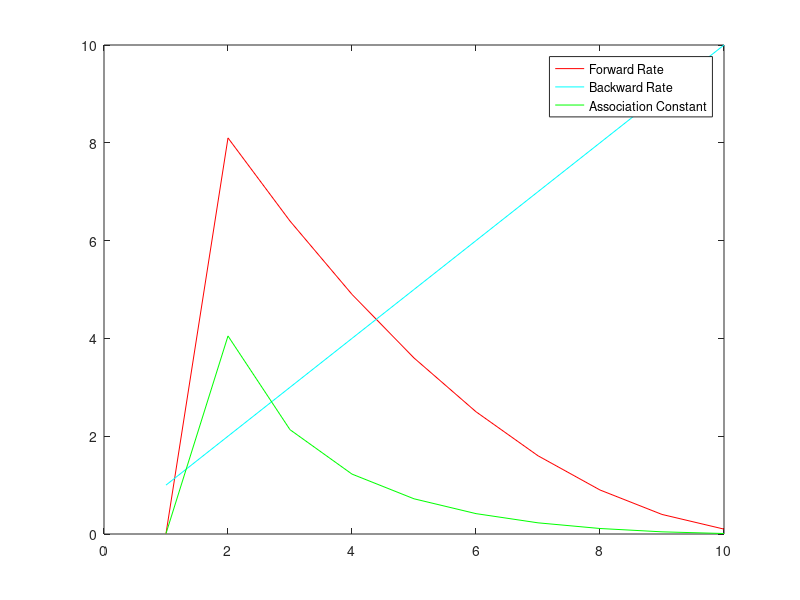

This chart was generated by the following MATLAB code: (Note: this script raises an error after producing the figure.)
%% Comprehensive Dynamics of the Contact Area Model
%
%
%
%
%
%% Contact Area Parameters

nt = 10;                                                                    % Number of TCRs
vh = 10;                                                                    % Number of pMHC
N = min(nt,vh);                                                             % Max states of CAM

kon = 0.1;
k0 = 0.0001;

koff= 1;
Klink = kon/koff;                                                              % pMHC-TCR Dissociation Constant
Ka = k0/koff;




%% Definition of forward/backward rates
i = [1:N-1];
f0 = k0*vh*nt;
f = kon.*(vh-i).*(nt-i);
f = [f0,f];
b = [1:N] .* koff;

Avidity = cumsum(f./b);

figure()
plot([1:N],f,'r-','DisplayName','Forward Rate')
hold on
plot([1:N],b,'c-','DisplayName','Backward Rate')
plot([1:N],f./b,'g-','DisplayName','Association Constant')
legend()


%% Range of TCR densities

valences = [1,10];                                                   % Range of NP valences
dissociation = [0.1,2.5];                                   % Range of f0 affinities to ensure identical half-max activation for each valence
tcr_density = [1:2e1];
K_av = zeros(length(valences),length(tcr_density));

for i = 1:length(dissociation)
    vh = valences(i);
    k0 = 0.01;
    kon = 0.1;
    koff= dissociation(i);
    for nt = tcr_density
        N = min(vh,nt);
    
        j = [1:N-1];
        f0 = k0*vh*nt;
        f = kon.*(vh-j).*(nt-j);
        f = [f0,f];
        b = [1:N] .* koff;

        avidity = cumprod(f./b);
        K_av(i,nt) = sum(avidity);
    end
end
bound_fraction = K_av ./ (1+K_av);

labels = ['v = '] + string(valences)+['; log(Kon) = ']+ string(round(log10(dissociation)));
%labels = {['Monovalent Strong'], ['Monovalent Weak'],['Multivalent Weak']};

figure()
semilogx(tcr_density,bound_fraction,'Linewidth',2);
grid on
leg = legend(labels,'Location','northwest');
xlabel('Number of Receptors')
ylabel('Fraction of bound sites')
%title(leg, 'Valence-log(Ka)')
set(gca,'Fontsize',16)

figure()
semilogx(tcr_density,bound_fraction.*tcr_density);
leg = legend(labels,'Location','southeast');
xlabel('Number of Receptors')
ylabel('Number of bound receptors')
title(leg, 'Valence-log(Ka)')

%% Effect of tcr nanocluster radius on bound nanoparticles
% Compare the number of bound NPs for different T cell surface
% organizations. By controlling the radius of TCR nanoclusters using the
% Gaussian filter, we can control the degree of clustering for a fixed number of TCRs.
% (Smaller radius --> More clustered)

kon = 0.1;
k0 = 0.01;
koff= 0.1;
vh = 1;
tcd = 2;
plt=true;
cluster_radius = 50;

for epsilon = [0.01, 0.05, 0.5]
    
    disp(['Epsilon:', num2str(epsilon)])
    % Surface geometry
    rSurf = 1000;
    rTCR = 5;
    tcr_density = 1/ (50^2);
    tcr_num = round(tcr_density * rSurf^2);
    num_clusters = 15;

    % NP properties
    rNP = 100;
    np_num=50;
    np_rho=1;

    tcr_pos = generate_pos(rSurf,rTCR,20*tcr_num);
    tcr_pos = generate_clusters(tcr_pos, rSurf, num_clusters, cluster_radius,tcr_num, epsilon);
    disp('TCR positions generated...')
    np_pos = generate_pos(rSurf, rNP, np_num);
    disp('NP positions generated...')
    nt = covered_tcrs(tcr_pos,np_pos,rNP);
    disp('Covered TCRs computed...')

    K_np = [];
    p_bound = [];
    for i=1:size(np_pos,2)
        avidity = np_avidity(vh,nt(i),k0,kon,koff);
        K_np = [K_np, avidity];
        p_bound = [p_bound, np_rho.*avidity /(1 + np_rho.*avidity)];
    end
    disp('Avidity determined...')
    x = rand(1,length(np_pos));
    np_pos = np_pos(:,x<p_bound);
    angles = linspace(0,2*pi,500);


    %DB_SCAN(tcr_pos',5)
    %disp('DBSCAN Completed...')

    % Plotting Monte Carlo Sims
    if plt == true
        figure()
        plot(rSurf*cos(angles), rSurf*sin(angles),'k-','Linewidth',2)
        hold on
        for i = 1:length(tcr_pos)
            plot(rTCR*cos(angles)+tcr_pos(1,i),rTCR*sin(angles)+tcr_pos(2,i),'b-')
        end
        for i = 1:size(np_pos,2)
            plot(rNP*cos(angles)+np_pos(1,i), rNP*sin(angles)+np_pos(2,i),'r-')
        end
        
        h = zeros(3, 1);
        h(1) = plot(nan,nan,'or');
        h(2) = plot(nan,nan,'ob');
        h(3) = plot(nan,nan,'ok');
        
        xlim([-rSurf rSurf]);
        ylim([-rSurf rSurf]);
        dim = [0.1 0.6 0.3 0.3];
        str = {['Bound NPs: ',num2str(length(np_pos))],['Average number of TCRs covered per NP: ',num2str(mean(nt(nt~=0)))],['Effective valence of NPs: ',num2str(vh)]};
        %annotation('textbox',dim,'String',str,'FitBoxToText','on');
        legend(h,str,'location','southoutside','Fontsize', 12)
        axis off
    end
end
%% Monte Carlo Simulation of Cell Surface
% NP Params = [ NP Radius, Effective Valence, Number of NP Positions, NP concentration]
% TCR Params = [ TCR Radius, TCR Density, Number of Clusters, Radius of Clusters]
% Kinetic Params = [ k0, kon, koff]

clear all

% Kinetics
kon = 0.1;
k0 = 0.01;
koff= 0.1;

% TCRs
rTCR = 5;
tcd = 1;
num_clusters= 15;
cluster_radius = 50;

% NPs
rNP = 100;
vh = 1;
np_num = 50;
np_rho = 1;

for epsilon = [0.01, 0.05, 0.5]
    np_params = [rNP, vh, np_num, np_rho];
    tcr_params = [rTCR, tcd, num_clusters, cluster_radius, epsilon];
    kinetic_params = [k0,kon,koff];

    dist_Avid = [];
    dist_covTCR = [];
    dist_boundNPs = [];

    nsims=500;

    for i = 1:nsims
        disp(["Sim:",num2str(i),"/",num2str(nsims)])
        [K_np, np_pos, nt] = NP_surface_binding(np_params, tcr_params, kinetic_params, false);

        dist_Avid = [dist_Avid, K_np];
        dist_covTCR = [dist_covTCR, nt];
        dist_boundNPs = [dist_boundNPs, size(np_pos,2)];
    end

    filename = ['eps',num2str(epsilon*100),'_koff',num2str(koff*10),'_vh',num2str(vh),'.mat'];

    save(filename, "dist_boundNPs", "dist_covTCR", "dist_Avid")
end

%% Plotting Monte Carlo Results
%
%

koff = [0.1,0.1];
vh = [1,1];
cols = parula(2);
j=1;

for epsilon = [0.01, 0.05, 0.5]
    for i = 1:1
        filename = ['eps',num2str(epsilon*100),'_koff',num2str(koff(i)*10),'_vh',num2str(vh(i)),'.mat'];
        load(filename);
        
        figure(3*j-2)
        histogram(dist_boundNPs,'Normalization','probability','FaceColor',cols(i,:),'FaceAlpha',0.3)
        hold on
        xlabel('Bound NPs per simulation')
        ylabel('Probability')
        title(['Epsilon = ', num2str(epsilon)])
        legend(['koff = ',num2str(koff(1)),' // vh = ',num2str(vh(1))], ['koff = ',num2str(koff(2)),' // vh = ',num2str(vh(2))])

        figure(3*j-1)
        histogram(dist_covTCR,'Normalization','probability','FaceColor',cols(i,:),'FaceAlpha',0.3)
        hold on
        xlabel('Covered TCRs per bound NP')
        ylabel('Probability')
        title(['Epsilon = ', num2str(epsilon)])
        legend(['koff = ',num2str(koff(1)),' // vh = ',num2str(vh(1))], ['koff = ',num2str(koff(2)),' // vh = ',num2str(vh(2))])

        figure(3*j)
        histogram(dist_Avid,'Normalization','probability','FaceColor',cols(i,:),'FaceAlpha',0.3)
        hold on
        xlabel('NP Avidity')
        ylabel('Probability')
        title(['Epsilon = ', num2str(epsilon)])
        legend(['koff = ',num2str(koff(1)),' // vh = ',num2str(vh(1))], ['koff = ',num2str(koff(2)),' // vh = ',num2str(vh(2))])
    end
    j = j+1;
end
%% Local Functions
%
%
%% Generating random positions of points on disk
function pos = generate_pos(rSurf, dmin, num_points);
    rho = rand(1,num_points) + rand(1,num_points);
    rho(rho>1)=2-rho(rho>1);
    theta = 2*pi*rand(1,num_points);

    pos = [rSurf*rho.*cos(theta); rSurf*rho.*sin(theta)];

    i=2;

    while i<=length(pos)
        d = dist(pos(:,i)',pos(:,1:i-1));
        min_d = min(d);
        nsims = 0;
        while min_d < 2*dmin && nsims < 500
            rho = rand(1,1)+rand(1,1);
            rho(rho>1) = 2-rho(rho>1);
            th = 2*pi*rand(1,1);
            pos(:,i) = [rSurf*rho*cos(th); rSurf*rho*sin(th)];
        
            d = dist(pos(:,i)',pos(:,1:i-1));
            min_d = min(d);
            nsims = nsims+1;
        end
        
        if nsims == 500
            pos(:,i)=[];
            i=i-1;
        end
        i=i+1;
    end
end
%
%
%
%% Generate random clusters of points based on a bimodal distribution
% selection criterion.
function pos = bimodal_pos(rSurf, dmin, num_points);
    init_pts = 100;

    rho = rand(1,100) + rand(1,100);
    rho(rho>1)=2-rho(rho>1);
    theta = 2*pi*rand(1,100);

    pos = [rSurf*rho.*cos(theta); rSurf*rho.*sin(theta)];

    i=2;

    while i<length(pos)
        d = dist(pos(:,i)',pos(:,1:i-1));
        min_d = min(d);
        nsims = 0;
        while min_d < 2*dmin && nsims < 500
            rho = rand(1,1)+rand(1,1);
            rho(rho>1) = 2-rho(rho>1);
            th = 2*pi*rand(1,1);
            pos(:,i) = [rSurf*rho*cos(th); rSurf*rho*sin(th)];
        
            d = dist(pos(:,i)',pos(:,1:i-1));
            min_d = min(d);
            nsims = nsims+1;
        end
        i=i+1;
    end
    
    while length(pos) < num_points
        new_tcr = pos(:,randi(length(pos)));
        
        while min(dist(new_tcr', pos)) < 2*dmin
            if rand(1,1) < 0.70
                theta = 2*pi*rand(1,1);
                new_tcr = new_tcr + 2*dmin .* [cos(theta); sin(theta)];
            else
                rho = rand(1,1)+rand(1,1);
                rho(rho>1) = 2-rho(rho>1);
                th = 2*pi*rand(1,1);
                new_tcr = [rSurf*rho*cos(th); rSurf*rho*sin(th)];
            end
        end
        
        pos = [pos, new_tcr];
    end
    
end
%
%
%
%
%% Generate clusters of TCR positions based on gaussian filtering
function pos = generate_clusters(pos, rSurf, num_clusters, cluster_radius, num_tcrs, epsilon)
    % Epsilon controls the base frequency of points not belonging to any
    % cluster. 
    % Choose random centers for Gaussian clusters
    rho = rand(1,num_clusters) + rand(1,num_clusters);
    rho(rho>1)=2-rho(rho>1);
    theta = 2*pi*rand(1,num_clusters);

    g_centers = [rSurf*rho.*cos(theta); rSurf*rho.*sin(theta)];
    
    i=1;
    
    while i < length(pos)
        d = min(dist(pos(:,i)',g_centers));
        prob = normpdf(d,0,cluster_radius)./normpdf(0,0,cluster_radius)+epsilon;
        if rand(1,1) > prob
            pos(:,i) = [];
            i=i-1;
        end
        i=i+1;
    end
    
    pos = pos(:,1:num_tcrs);
end
%
%
%
%
%% Compute the number of covered TCRs for each NP
function nt = covered_tcrs(tcr_pos, np_pos, rNP)
    nt = zeros(1,length(np_pos));
    for i = 1:length(np_pos)
        d = dist(np_pos(:,i)',tcr_pos);
        nt(i) = length(d(d<rNP));
    end
end
%
%
%
%% Compute the avidity of a given NP to the T cell surface
function Kav = np_avidity(vh,nt,k0,kon,koff)
    if nt == 0
        Kav = 0;
        return
    end
    
    N = min(vh,nt);
    i = [1:N-1];
    f0 = k0*vh*nt;
    f = kon.*(vh-i).*(nt-i);
    f = [f0,f];
    b = [1:N] .* koff;
Kav = cumprod(f./b);
    Kav = sum(Kav);
end
%
%
%
%
%% Use DBSCAN to perform clustering on TCR positions and yield cluster labels.
function labels = DB_SCAN(pos, minpts)
    kD = pdist2(pos,pos,'euc','Smallest',minpts);
    
    figure()
    plot(sort(kD(end,:)));
    title('k-distance graph')
    xlabel(['Points sorted with ',num2str(minpts),'th nearest distances'])
    ylabel([num2str(minpts),'th nearest distances'])
    grid
    
    epsilon = 40;
    
    labels = dbscan(pos,epsilon,minpts);
    
    figure()
    numGroups = length(unique(labels));
    gscatter(pos(:,1),pos(:,2),labels,hsv(numGroups));
    title(['epsilon = ',num2str(epsilon),' and minpts = ',num2str(minpts)])
    grid
    
    sizeGroups = [];
    
    for  i = 1:numGroups
        sG = length(labels(labels == i));
        sizeGroups = [sizeGroups, sG];
    end
    
    figure()
    histogram(sizeGroups, 10)
    xlabel('TCRs per Nanocluster')
    ylabel('Count')
end

%% Cell Surface Binding
function [K_np, np_pos, nt] = NP_surface_binding(np_params, tcr_params, kinetic_params, plt)
% NP Params = [ NP Radius, Effective Valence, Number of NP Positions, NP concentration]
% TCR Params = [ TCR Radius, TCR Density, Number of Clusters, Radius of Clusters]
% Kinetic Params = [ k0, kon, koff]
    
    rSurf = 1000;
    
    % Kinetic Parameters
    k0 = kinetic_params(1);
    kon = kinetic_params(2);
    koff = kinetic_params(3);
    
    % TCR Properties
    rTCR = tcr_params(1);
    tcr_density = tcr_params(2) / (50^2);
    tcr_num = round(tcr_density * rSurf^2);
    num_clusters = tcr_params(3);
    cluster_radius = tcr_params(4);
    epsilon = tcr_params(5);

    % NP Properties
    rNP = np_params(1);
    vh = np_params(2);
    np_num= np_params(3);
    np_rho= np_params(4);
    
    % Generate positions of TCRs, Clusters and NPs. Estimate covered TCRs.
    tcr_pos = generate_pos(rSurf,rTCR,20*tcr_num);
    tcr_pos = generate_clusters(tcr_pos, rSurf, num_clusters, cluster_radius,tcr_num, epsilon);
    disp('TCR positions generated...')
    np_pos = generate_pos(rSurf, rNP, np_num);
    disp('NP positions generated...')
    nt = covered_tcrs(tcr_pos,np_pos,rNP);
    disp('Covered TCRs computed...')

    % Compute avidity of each NP and probability of binding.
    K_np = [];
    p_bound = [];
    for i=1:size(np_pos,2)
        avidity = np_avidity(vh,nt(i),k0,kon,koff);
        K_np = [K_np, avidity];
        p_bound = [p_bound, np_rho.*avidity /(1 + np_rho.*avidity)];
    end
    disp('Avidity determined...')
    x = rand(1,length(np_pos));
    np_pos = np_pos(:,x<p_bound);
    nt = nt(x<p_bound);
    K_np = K_np(x<p_bound);
    angles = linspace(0,2*pi,500);


    %DB_SCAN(tcr_pos',5)
    %disp('DBSCAN Completed...')

    % Plotting Monte Carlo Sims
    if plt == true
        figure()
        plot(rSurf*cos(angles), rSurf*sin(angles),'k-','Linewidth',2)
        hold on
        for i = 1:length(tcr_pos)
            plot(rTCR*cos(angles)+tcr_pos(1,i),rTCR*sin(angles)+tcr_pos(2,i),'b-')
        end
        for i = 1:size(np_pos,2)
            plot(rNP*cos(angles)+np_pos(1,i), rNP*sin(angles)+np_pos(2,i),'r-')
        end
        
        h = zeros(3, 1);
        h(1) = plot(nan,nan,'or');
        h(2) = plot(nan,nan,'ob');
        h(3) = plot(nan,nan,'ok');
        
        xlim([-rSurf rSurf]);
        ylim([-rSurf rSurf]);
        dim = [0.1 0.6 0.3 0.3];
        str = {['Bound NPs: ',num2str(length(np_pos))],['Average number of TCRs covered per NP: ',num2str(mean(nt(nt~=0)))],['Effective valence of NPs: ',num2str(vh)]};
        %annotation('textbox',dim,'String',str,'FitBoxToText','on');
        legend(h,str,'location','southoutside','Fontsize', 12)
        axis off
    end
end